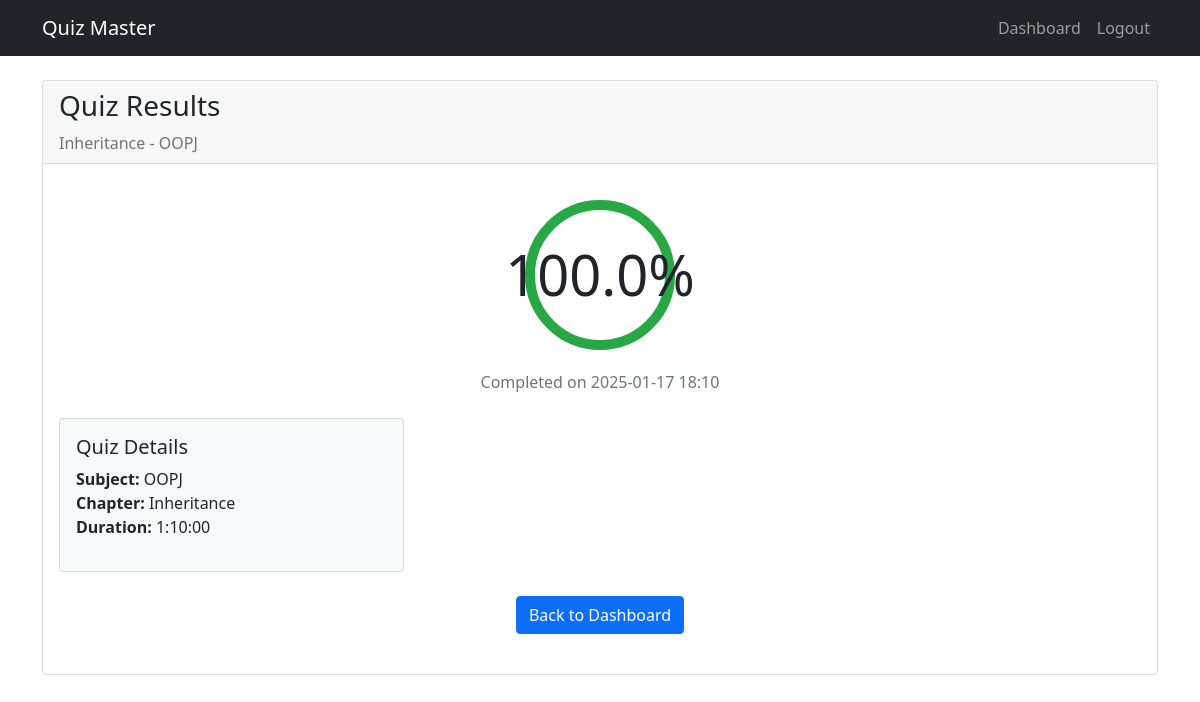
The page /result/1 (signed in) on the database as committed earlier.
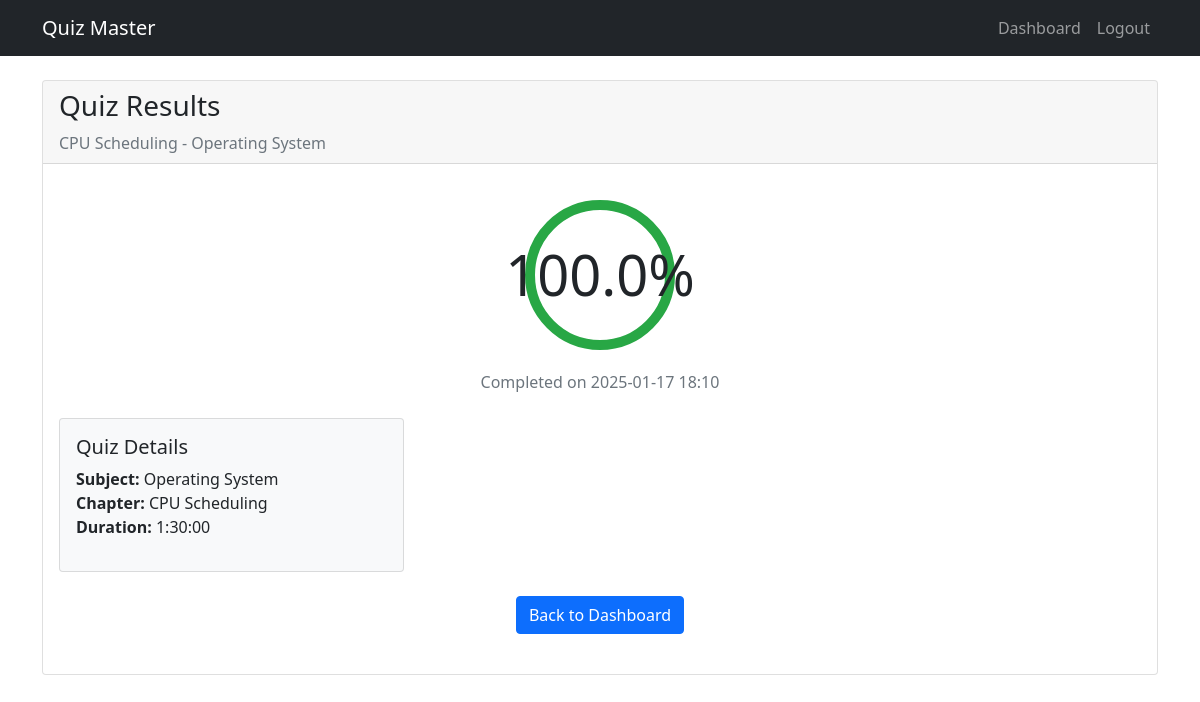
The same page on the database as committed later.
### models/models.py (models this page shows)
class Chapter(db.Model):
    id = db.Column(db.Integer, primary_key=True)
    name = db.Column(db.String(100), nullable=False)
    description = db.Column(db.Text)
    subject_id = db.Column(db.Integer, db.ForeignKey('subject.id'), nullable=False)
    quizzes = db.relationship('Quiz', backref='chapter', cascade='all, delete-orphan', lazy=True)

class Subject(db.Model):
    id = db.Column(db.Integer, primary_key=True)
    name = db.Column(db.String(100), nullable=False)
    description = db.Column(db.Text)
    chapters = db.relationship('Chapter', backref='subject', cascade='all, delete-orphan', lazy=True)

class Quiz(db.Model):
    id = db.Column(db.Integer, primary_key=True)
    chapter_id = db.Column(db.Integer, db.ForeignKey('chapter.id'), nullable=False)
    date_of_quiz = db.Column(db.Date, nullable=False)
    time_duration = db.Column(db.Interval, nullable=False)
    remarks = db.Column(db.Text)
    questions = db.relationship('Question', backref='quiz', cascade='all, delete-orphan', lazy=True)
    scores = db.relationship('Score', backref='quiz', cascade='all, delete-orphan', lazy=True)

### controllers/user.py (the view)
@user.route('/result/<int:score_id>')
@login_required
def view_result(score_id):
    if current_user.is_admin:
        return redirect(url_for('admin.dashboard'))
    score = Score.query.get_or_404(score_id)
    if score.user_id != current_user.id:
        flash('Access denied.', 'danger')
        return redirect(url_for('user.dashboard'))
    return render_template('user/result.html', score=score)

### app.py (called while the page is built)
@login_manager.user_loader
def load_user(user_id):
    return User.query.get(int(user_id))

### templates/user/result.html
{% extends "base.html" %}
{% block content %}
<div class="card">
    <div class="card-header">
        <h3>Quiz Results</h3>
        <p class="text-muted mb-0">{{ score.quiz.chapter.name }} - {{ score.quiz.chapter.subject.name }}</p>
    </div>
    <div class="card-body">
        <div class="text-center mb-4">
            <div class="score-circle">
                <h2 class="display-4 mb-0">{{ "%.1f"|format(score.total_scored) }}%</h2>
            </div>
            <p class="text-muted">Completed on {{ score.time_stamp_of_attempt.strftime('%Y-%m-%d %H:%M') }}</p>
        </div>
        <div class="row mb-4">
            <div class="col-md-4">
                <div class="card bg-light">
                    <div class="card-body">
                        <h5 class="card-title">Quiz Details</h5>
                        <ul class="list-unstyled">
                            <li><strong>Subject:</strong> {{ score.quiz.chapter.subject.name }}</li>
                            <li><strong>Chapter:</strong> {{ score.quiz.chapter.name }}</li>
                            <li><strong>Duration:</strong> {{ score.quiz.time_duration }}</li>
                        </ul>
                    </div>
                </div>
            </div>
        </div>
        <div class="text-center mb-4">
            <a href="{{ url_for('user.dashboard') }}" class="btn btn-primary">Back to Dashboard</a>
        </div>
    </div>
</div>
{% endblock %}

Rows that differ between the two databases and show on the page:
no longer on this page (row unchanged): Chapter: quiz.chapter.name "Inheritance"
no longer on this page (row unchanged): Subject: quiz.chapter.subject.name "OOPJ"
now on this page (row unchanged): Chapter: quiz.chapter.name "CPU Scheduling"
now on this page (row unchanged): Subject: quiz.chapter.subject.name "Operating System"
changed Quiz: quiz.time_duration "1:10:00" → "1:30:00"
